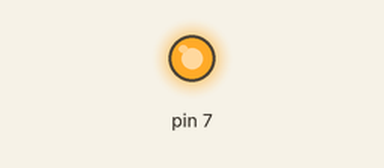
Simulated run of this sketch. Board: Arduino Mega 2560, built with avr-gcc and run on an emulated ATmega2560. Shown: output pins drawn as LEDs (lit = HIGH). No radio packets arrive unless stated.

Above: at 0.1 s.
Timing chart, 0 to 1.6 s (numbered marks = the images above):
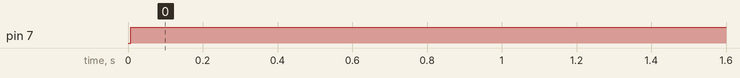

The sketch:

Truyen.ino
```cpp
#include <SPI.h>
#include "RF24.h"

const uint64_t pipe = 0xE8E8F0F0E1LL; // địa chỉ để phát
//const uint64_t pipe = 0x1; // địa chỉ phát
RF24 radio(9,10); //thay 10 thành 53 với mega
//byte msg;
const int sensor = A0;
int value = 0;

void setup(){
  //============================================================Module NRF24
  radio.begin();
  radio.setAutoAck(1);
  radio.setRetries(1,1);
  radio.setDataRate(RF24_1MBPS);    // Tốc độ truyền
  radio.setPALevel(RF24_PA_MAX);      // Dung lượng tối đa
  radio.setChannel(10);               // Đặt kênh
  radio.openWritingPipe(pipe);        // mở kênh
  pinMode(7,OUTPUT);
}

void loop(){
  //value = analogRead(sensor);
  byte msg;
  msg = 10;
  radio.write(&msg, sizeof(msg));
  digitalWrite(7,HIGH);
}
```

Measured:
- by itself, pin 7: LOW → HIGH at 0.01 s
